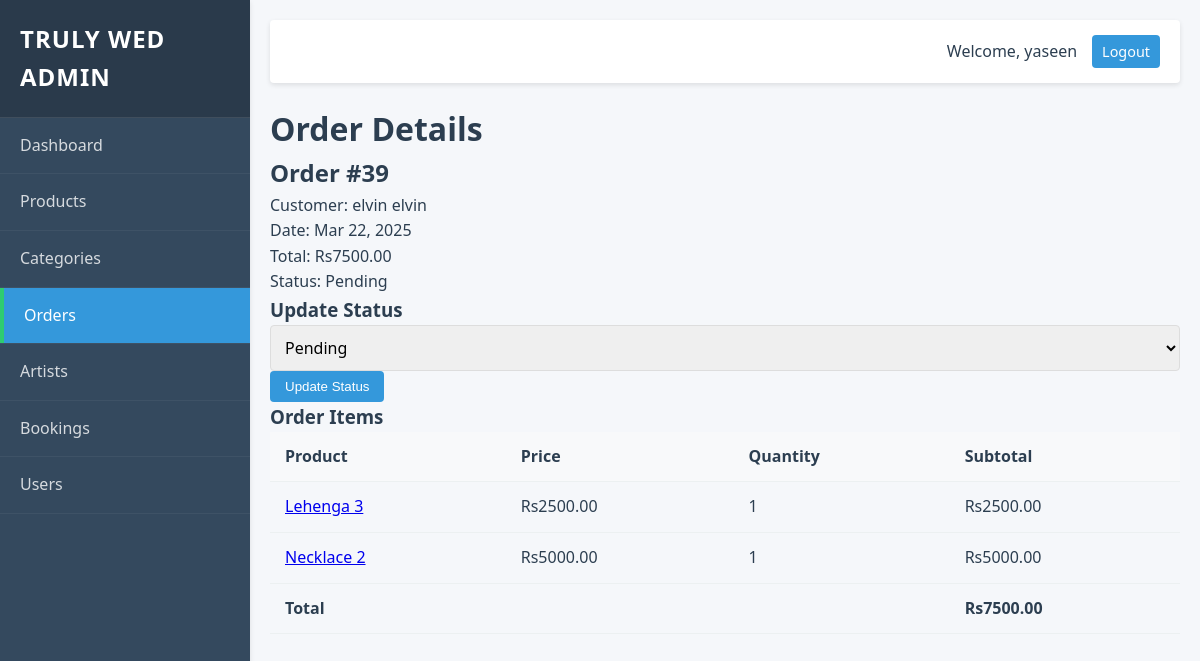
The app's page /admin_dashboard/orders/39/ (signed in) with its own data.
### shop/models.py (models this page shows, shortened)
class Order(models.Model):
    user = models.ForeignKey(settings.AUTH_USER_MODEL, on_delete=models.CASCADE)
    created = models.DateTimeField(auto_now_add=True)
    updated = models.DateTimeField(auto_now=True)
    paid = models.BooleanField(default=True)
    shipping_address = models.TextField(blank=True, null=True)
    razorpay_order_id = models.CharField(max_length=100, blank=True, null=True)
    payment_id = models.CharField(max_length=100, blank=True, null=True)
    STATUS_CHOICES = (
        ('pending', 'Pending'),
        ('confirmed', 'Confirmed'),
        ('cancelled', 'Cancelled'),
        ('shipped', 'Shipped'),
        ('delivered', 'Delivered'),
    )
    status = models.CharField(max_length=10, choices=STATUS_CHOICES, default='pending')
    class Meta:
        ordering = ('-created',)
    def get_total_cost(self):
        return sum(item.get_cost() for item in self.items.all())

class OrderItem(models.Model):
    order = models.ForeignKey(Order, related_name='items', on_delete=models.CASCADE)
    product = models.ForeignKey(Product, related_name='order_items', on_delete=models.CASCADE)
    price = models.DecimalField(max_digits=10, decimal_places=2)
    quantity = models.PositiveIntegerField(default=1)
    def get_cost(self):
        return self.price * self.quantity

class Product(models.Model):
    category = models.ForeignKey(Category, related_name='products', on_delete=models.CASCADE)
    name = models.CharField(max_length=200)
    slug = models.SlugField(unique=True)
    image = models.ImageField(upload_to='products/', blank=True)
    description = models.TextField()
    price = models.DecimalField(max_digits=10, decimal_places=2)
    stock = models.PositiveIntegerField()
    available = models.BooleanField(default=True)
    created = models.DateTimeField(auto_now_add=True)
    updated = models.DateTimeField(auto_now=True)
    class Meta:
        ordering = ('name',)

### admin_dashboard/views.py (the view)
# urls.py: path('admin_dashboard/orders/<int:order_id>/', views.order_detail, name='order_detail'),
@user_passes_test(is_admin)
def order_detail(request, order_id):
    order = get_object_or_404(Order, id=order_id)
    order_items = order.items.all()
    return render(request, 'admin_dashboard/order_detail.html', {
        'order': order,
        'order_items': order_items
    })

### admin_dashboard/views.py (called while the page is built)
def is_admin(user):
    return user.is_authenticated and user.is_staff

### admin_dashboard/templates/admin_dashboard/order_detail.html (shortened to what this page needs)
{% extends "admin_dashboard/base.html" %}
{% block content %}
<div class="order-detail">
    <div class="page-header">
        <h1>Order Details</h1>
    </div>
    <div class="detail-content">
        <div class="detail-info">
            <h2>Order #{{ order.id }}</h2>
            <div class="detail-meta">
                <div class="meta-item">
                    <span class="meta-label">Customer:</span>
                    <span class="meta-value">{{ order.user.get_full_name|default:order.user.username }}</span>
                </div>
                <div class="meta-item">
                    <span class="meta-label">Date:</span>
                    <span class="meta-value">{{ order.created|date:"M d, Y" }}</span>
                </div>
                <div class="meta-item">
                    <span class="meta-label">Total:</span>
                    <span class="meta-value">Rs{{ order.get_total_cost|floatformat:2 }}</span>
                </div>
                <div class="meta-item">
                    <span class="meta-label">Status:</span>
                    <span class="status-badge status-{{ order.status }}">
                        {{ order.get_status_display }}
                    </span>
                </div>
            </div>
            <div class="status-update">
                <h3>Update Status</h3>
                <form method="POST" action="{% url 'admin_dashboard:order_update_status' order.id %}">
                    <select name="status">
                        <option value="pending" {% if order.status == "pending" %}selected{% endif %}>Pending</option>
                    </select>
                    <button type="submit" class="btn btn-primary">Update Status</button>
                </form>
            </div>
        </div>
    </div>
    <div class="order-items">
        <h3>Order Items</h3>
        <table class="data-table">
            <thead>
                <tr>
                    <th>Product</th>
                    <th>Price</th>
                    <th>Quantity</th>
                    <th>Subtotal</th>
                </tr>
            </thead>
            <tbody>
            {% for item in order.items.all %}
                <tr>
                    <td>
                        <a href="{% url 'admin_dashboard:product_detail' item.product.id %}">
                            {{ item.product.name }}
                        </a>
                    </td>
                    <td>Rs{{ item.price|floatformat:2 }}</td>
                    <td>{{ item.quantity }}</td>
                    <td>Rs{{ item.get_cost|floatformat:2 }}</td>
                </tr>
            {% empty %}
                <tr><td colspan="4">No items in this order</td></tr>
            {% endfor %}
                <tr class="total-row">
                    <td colspan="3"><strong>Total</strong></td>
                    <td><strong>Rs{{ order.get_total_cost|floatformat:2 }}</strong></td>
                </tr>
            </tbody>
        </table>
    </div>
</div>
{% endblock %}

### admin_dashboard/templates/admin_dashboard/base.html (shortened to what this page needs)
<!DOCTYPE html>
{% load static%}
<html lang="en">
<head>
    <link rel="stylesheet" href="{% static 'admin_dashboard/css/styles.css' %}">
</head>
<body>
    <div class="admin-container">
        <aside class="sidebar">
            <div class="sidebar-header">
                <h1> Truly Wed Admin</h1>
            </div>
            <nav class="sidebar-nav">
                <ul>
                    <li>
                        <a href="{% url 'admin_dashboard:admin_dashboard' %}"
                           class="{% if request.resolver_match.url_name == 'admin_dashboard' %}active{% endif %}">
                            Dashboard
                        </a>
                    </li>
                    <li>
                        <a href="{% url 'admin_dashboard:product_list' %}"
                           class="{% if 'product' in request.resolver_match.url_name %}active{% endif %}">
                            Products
                        </a>
                    </li>
                    <li>
                        <a href="{% url 'admin_dashboard:category_list' %}"
                           class="{% if 'category' in request.resolver_match.url_name %}active{% endif %}">
                            Categories
                        </a>
                    </li>
                    <li>
                        <a href="{% url 'admin_dashboard:order_list' %}"
                           class="{% if 'order' in request.resolver_match.url_name %}active{% endif %}">
                            Orders
                        </a>
                    </li>
                    <li>
                        <a href="{% url 'admin_dashboard:artist_list' %}"
                           class="{% if 'artist' in request.resolver_match.url_name %}active{% endif %}">
                            Artists
                        </a>
                    </li>
                    <li>
                        <a href="{% url 'admin_dashboard:booking_list' %}"
                           class="{% if 'booking' in request.resolver_match.url_name %}active{% endif %}">
                            Bookings
                        </a>
                    </li>
                    <li>
                        <a href="{% url 'admin_dashboard:user_list' %}"
                           class="{% if 'user' in request.resolver_match.url_name %}active{% endif %}">
                            Users
                        </a>
                    </li>
                </ul>
            </nav>
        </aside>
        <main class="main-content">
            <header class="main-header">
                <div class="user-info">
                    <span>Welcome, {{ request.user.get_full_name|default:request.user.username }}</span>
                    <a href="{% url 'admin_dashboard:logout' %}" class="btn btn-sm">Logout</a>
                </div>
            </header>
            {% block content %}{% endblock %}
        </main>
    </div>
</body>
</html>

### admin_dashboard/static/admin_dashboard/css/styles.css (style rules this page uses)
* { margin: 0; padding: 0; box-sizing: border-box; }
:root { --primary-color: #3498db; --primary-dark: #2980b9; --accent-color: #2ecc71; --dark-color: #34495e; --light-color: #ecf0f1; --danger-color: #e74c3c; --warning-color: #f39c12; --success-color: #27ae60; --info-color: #3498db; --text-color: #2c3e50; --border-radius: 4px; --shadow: 0 2px 5px rgba(0, 0, 0, 0.1); --transition: all 0.3s ease; }
body { font-family: 'Segoe UI', Tahoma, Geneva, Verdana, sans-serif; line-height: 1.6; color: var(--text-color); background-color: #f5f7fa; min-height: 100vh; }
.admin-container { display: flex; min-height: 100vh; }
.sidebar { width: 250px; background-color: var(--dark-color); color: white; box-shadow: var(--shadow); transition: var(--transition); position: fixed; height: 100vh; overflow-y: auto; z-index: 1000; }
.sidebar-header { padding: 20px; background-color: rgba(0, 0, 0, 0.2); border-bottom: 1px solid rgba(255, 255, 255, 0.1); }
.sidebar-header h1 { font-size: 1.5rem; font-weight: 600; text-transform: uppercase; letter-spacing: 1px; }
.sidebar-nav ul { list-style: none; }
.sidebar-nav li { border-bottom: 1px solid rgba(255, 255, 255, 0.05); }
.sidebar-nav a { display: block; padding: 15px 20px; color: rgba(255, 255, 255, 0.8); text-decoration: none; transition: var(--transition); }
.sidebar-nav a.active { background-color: var(--primary-color); color: white; border-left: 4px solid var(--accent-color); }
.main-content { flex: 1; margin-left: 250px; padding: 20px; transition: var(--transition); }
.main-header { background-color: white; padding: 15px 20px; box-shadow: var(--shadow); margin-bottom: 20px; border-radius: var(--border-radius); display: flex; justify-content: flex-end; align-items: center; }
.user-info { display: flex; align-items: center; gap: 15px; }
.user-info span { font-weight: 500; }
.btn { display: inline-block; padding: 8px 15px; background-color: var(--primary-color); color: white; border: none; border-radius: var(--border-radius); cursor: pointer; text-decoration: none; transition: var(--transition); }
.btn-sm { padding: 5px 10px; font-size: 0.9rem; }
table { width: 100%; border-collapse: collapse; margin-bottom: 20px; }
th, td { padding: 12px 15px; text-align: left; border-bottom: 1px solid var(--light-color); }
th { background-color: #f8f9fa; font-weight: 600; }
form { max-width: 100%; }
input[type="text"], input[type="email"], input[type="password"], input[type="number"], select, textarea { width: 100%; padding: 10px; border: 1px solid #ddd; border-radius: var(--border-radius); font-family: inherit; font-size: 1rem; }

### records on screen
Order: id "39", user.get_full_name "elvin elvin", created "Mar 22, 2025", get_total_cost "7500.00", status "Pending"
OrderItem: product.name "Lehenga 3", price "2500.00", quantity "1", get_cost "2500.00"
OrderItem: product.name "Necklace 2", price "5000.00", quantity "1", get_cost "5000.00"

### other values on screen
{{ request.user.get_full_name|default:request.user.username }} "yaseen"
